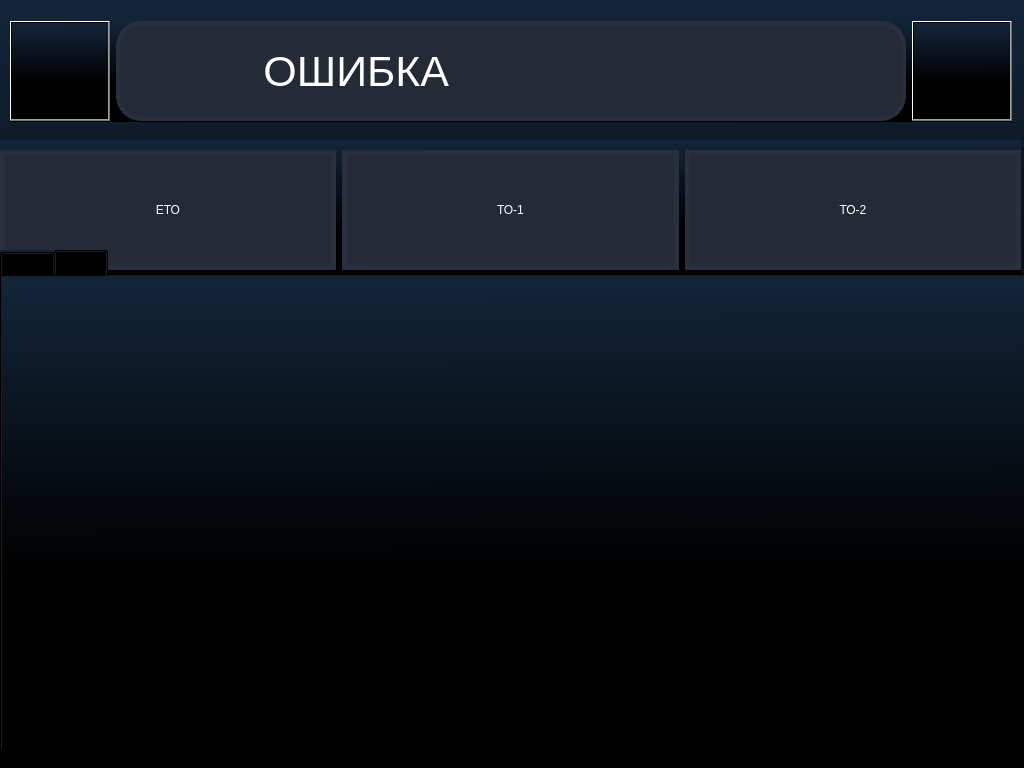
<?xml version="1.0" encoding="UTF-8"?>
<ui version="4.0">
 <class>to</class>
 <widget class="QMainWindow" name="to">
  <property name="geometry">
   <rect>
    <x>0</x>
    <y>0</y>
    <width>1024</width>
    <height>768</height>
   </rect>
  </property>
  <property name="windowTitle">
   <string>MainWindow</string>
  </property>
  <property name="styleSheet">
   <string notr="true">background-color: qlineargradient(spread:pad, x1:0.562, y1:0.625, x2:0.557143, y2:0, stop:0 rgba(0, 0, 0, 255), stop:1 rgba(19, 37, 58, 255));</string>
  </property>
  <widget class="QWidget" name="centralwidget">
   <widget class="QWidget" name="layoutWidget">
    <property name="geometry">
     <rect>
      <x>10</x>
      <y>20</y>
      <width>1002</width>
      <height>102</height>
     </rect>
    </property>
    <layout class="QHBoxLayout" name="horizontalLayout">
     <item>
      <widget class="QPushButton" name="pushButton">
       <property name="minimumSize">
        <size>
         <width>100</width>
         <height>100</height>
        </size>
       </property>
       <property name="maximumSize">
        <size>
         <width>100</width>
         <height>100</height>
        </size>
       </property>
       <property name="styleSheet">
        <string notr="true">QPushButton{
	background-color: rgba(255, 255, 255, 0);
	background-image: url(:/res/img/arrow.png);
}
QPushButton:pressed {                 
	
	background-image: url(:/res/img/arrowgr.png);
};
</string>
       </property>
       <property name="text">
        <string/>
       </property>
      </widget>
     </item>
     <item>
      <widget class="QLabel" name="label">
       <property name="minimumSize">
        <size>
         <width>750</width>
         <height>100</height>
        </size>
       </property>
       <property name="maximumSize">
        <size>
         <width>1600</width>
         <height>100</height>
        </size>
       </property>
       <property name="font">
        <font>
         <pointsize>32</pointsize>
        </font>
       </property>
       <property name="styleSheet">
        <string notr="true">
color: rgb(255, 255, 255);
background-color: rgb(36, 42, 54);
	
image: url(:/res/img/error_red.png);
	padding-left:25px;
	image-position: left;
	border-style: solid;
	border-radius: 25px;
	
border-color: rgb(41, 47, 61);
	border-width: 4px;</string>
       </property>
       <property name="text">
        <string>         ОШИБКА</string>
       </property>
      </widget>
     </item>
     <item>
      <widget class="QPushButton" name="pushButton_2">
       <property name="minimumSize">
        <size>
         <width>100</width>
         <height>100</height>
        </size>
       </property>
       <property name="maximumSize">
        <size>
         <width>100</width>
         <height>100</height>
        </size>
       </property>
       <property name="styleSheet">
        <string notr="true">QPushButton{
	background-color: rgba(0, 0, 0, 0);
	
	background-image: url(:/res/img/homew.png);
}
QPushButton:pressed {                 
	
	background-image: url(:/res/img/home.png);
};</string>
       </property>
       <property name="text">
        <string/>
       </property>
      </widget>
     </item>
    </layout>
   </widget>
   <widget class="QWidget" name="layoutWidget">
    <property name="geometry">
     <rect>
      <x>0</x>
      <y>140</y>
      <width>1021</width>
      <height>141</height>
     </rect>
    </property>
    <layout class="QHBoxLayout" name="horizontalLayout_2">
     <item>
      <widget class="QPushButton" name="Button_Combain">
       <property name="minimumSize">
        <size>
         <width>300</width>
         <height>120</height>
        </size>
       </property>
       <property name="maximumSize">
        <size>
         <width>350</width>
         <height>16777215</height>
        </size>
       </property>
       <property name="styleSheet">
        <string notr="true">QPushButton{
	background-color: rgb(36, 42, 54);
	border-style: solid;
	border-color: rgb(41, 47, 61);
	border-width: 5px;
	color: rgb(255, 255, 255);
	font: 24pt &quot;Nunito-Regular&quot;;
}
QPushButton:pressed {                 
	background-color: rgb(220, 220, 220);
    border: 3px solid #ffffff;
}</string>
       </property>
       <property name="text">
        <string>ЕТО</string>
       </property>
      </widget>
     </item>
     <item>
      <widget class="QPushButton" name="Button_Combain_2">
       <property name="minimumSize">
        <size>
         <width>300</width>
         <height>120</height>
        </size>
       </property>
       <property name="maximumSize">
        <size>
         <width>350</width>
         <height>16777215</height>
        </size>
       </property>
       <property name="styleSheet">
        <string notr="true">QPushButton{
	background-color: rgb(36, 42, 54);
	border-style: solid;
	border-color: rgb(41, 47, 61);
	border-width: 5px;
	color: rgb(255, 255, 255);
	font: 24pt &quot;Nunito-Regular&quot;;
}
QPushButton:pressed {                 
	background-color: rgb(220, 220, 220);
    border: 3px solid #ffffff;
}</string>
       </property>
       <property name="text">
        <string>ТО-1</string>
       </property>
      </widget>
     </item>
     <item>
      <widget class="QPushButton" name="Button_Combain_3">
       <property name="minimumSize">
        <size>
         <width>300</width>
         <height>120</height>
        </size>
       </property>
       <property name="maximumSize">
        <size>
         <width>350</width>
         <height>16777215</height>
        </size>
       </property>
       <property name="styleSheet">
        <string notr="true">QPushButton{
	background-color: rgb(36, 42, 54);
	border-style: solid;
	border-color: rgb(41, 47, 61);
	border-width: 5px;
	color: rgb(255, 255, 255);
	font: 24pt &quot;Nunito-Regular&quot;;
}
QPushButton:pressed {                 
	background-color: rgb(220, 220, 220);
    border: 3px solid #ffffff;
}</string>
       </property>
       <property name="text">
        <string>ТО-2</string>
       </property>
      </widget>
     </item>
    </layout>
   </widget>
   <widget class="QTabWidget" name="tabWidget">
    <property name="geometry">
     <rect>
      <x>0</x>
      <y>250</y>
      <width>1031</width>
      <height>501</height>
     </rect>
    </property>
    <property name="currentIndex">
     <number>1</number>
    </property>
    <widget class="QWidget" name="tab">
     <attribute name="title">
      <string>Tab 1</string>
     </attribute>
    </widget>
    <widget class="QWidget" name="tab_2">
     <attribute name="title">
      <string>Tab 2</string>
     </attribute>
    </widget>
   </widget>
  </widget>
 </widget>
 <resources/>
 <connections/>
</ui>
